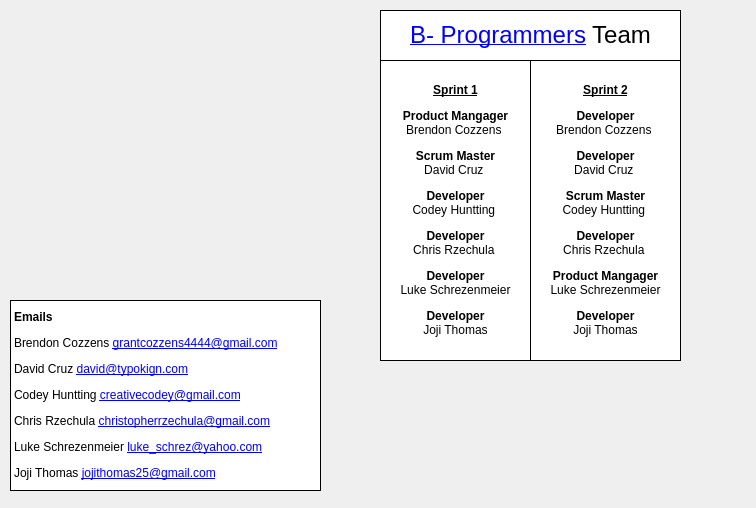
<?xml version="1.0" encoding="UTF-8"?>
<ui version="4.0">
 <class>AboutUs</class>
 <widget class="QDialog" name="AboutUs">
  <property name="geometry">
   <rect>
    <x>0</x>
    <y>0</y>
    <width>756</width>
    <height>508</height>
   </rect>
  </property>
  <property name="font">
   <font>
    <pointsize>9</pointsize>
    <weight>50</weight>
    <bold>false</bold>
   </font>
  </property>
  <property name="windowTitle">
   <string>About Us</string>
  </property>
  <property name="windowIcon">
   <iconset resource="global.qrc">
    <normaloff>:/resources/global/icons/logo.png</normaloff>:/resources/global/icons/logo.png</iconset>
  </property>
  <property name="styleSheet">
   <string notr="true"/>
  </property>
  <widget class="QLabel" name="TeamLabel">
   <property name="geometry">
    <rect>
     <x>380</x>
     <y>10</y>
     <width>301</width>
     <height>51</height>
    </rect>
   </property>
   <property name="font">
    <font>
     <pointsize>18</pointsize>
    </font>
   </property>
   <property name="styleSheet">
    <string notr="true">color: black;
background: white</string>
   </property>
   <property name="frameShape">
    <enum>QFrame::Box</enum>
   </property>
   <property name="text">
    <string>&lt;html&gt;&lt;head/&gt;&lt;body&gt;&lt;p&gt;&lt;a href=&quot;https://github.com/B-Minus-Programmers&quot;&gt;&lt;span style=&quot; text-decoration: underline; color:#0000ff;&quot;&gt;B- Programmers&lt;/span&gt;&lt;/a&gt;&lt;a href=&quot;https://github.com/B-Minus-Programmers&quot;&gt;&lt;span style=&quot; color:#0000ff;&quot;/&gt;&lt;/a&gt; Team&lt;/p&gt;&lt;/body&gt;&lt;/html&gt;</string>
   </property>
   <property name="alignment">
    <set>Qt::AlignCenter</set>
   </property>
   <property name="margin">
    <number>5</number>
   </property>
   <property name="openExternalLinks">
    <bool>true</bool>
   </property>
   <property name="textInteractionFlags">
    <set>Qt::LinksAccessibleByMouse|Qt::TextSelectableByMouse</set>
   </property>
  </widget>
  <widget class="QLabel" name="LogoLabel">
   <property name="geometry">
    <rect>
     <x>30</x>
     <y>30</y>
     <width>251</width>
     <height>261</height>
    </rect>
   </property>
   <property name="styleSheet">
    <string notr="true"/>
   </property>
   <property name="text">
    <string/>
   </property>
   <property name="pixmap">
    <pixmap resource="global.qrc">:/resources/global/icons/giantlogo.png</pixmap>
   </property>
   <property name="openExternalLinks">
    <bool>true</bool>
   </property>
  </widget>
  <widget class="QLabel" name="Sprint1Label">
   <property name="geometry">
    <rect>
     <x>380</x>
     <y>60</y>
     <width>151</width>
     <height>301</height>
    </rect>
   </property>
   <property name="font">
    <font>
     <pointsize>9</pointsize>
    </font>
   </property>
   <property name="styleSheet">
    <string notr="true">color: black;
background: white</string>
   </property>
   <property name="frameShape">
    <enum>QFrame::Box</enum>
   </property>
   <property name="text">
    <string>&lt;html&gt;&lt;head/&gt;&lt;body&gt;&lt;p&gt;&lt;span style=&quot; font-weight:600; text-decoration: underline;&quot;&gt;Sprint 1&lt;/span&gt;&lt;/p&gt;&lt;p&gt;&lt;span style=&quot; font-weight:600;&quot;&gt;Product Mangager&lt;/span&gt;&lt;br/&gt;Brendon Cozzens &lt;/p&gt;&lt;p&gt;&lt;span style=&quot; font-weight:600;&quot;&gt;Scrum Master&lt;/span&gt;&lt;br/&gt;David Cruz &lt;/p&gt;&lt;p&gt;&lt;span style=&quot; font-weight:600;&quot;&gt;Developer&lt;/span&gt;&lt;br/&gt;Codey Huntting &lt;/p&gt;&lt;p&gt;&lt;span style=&quot; font-weight:600;&quot;&gt;Developer&lt;/span&gt;&lt;br/&gt;Chris Rzechula &lt;/p&gt;&lt;p&gt;&lt;span style=&quot; font-weight:600;&quot;&gt;Developer&lt;/span&gt;&lt;br/&gt;Luke Schrezenmeier&lt;/p&gt;&lt;p&gt;&lt;span style=&quot; font-weight:600;&quot;&gt;Developer&lt;/span&gt;&lt;br/&gt;Joji Thomas&lt;/p&gt;&lt;/body&gt;&lt;/html&gt;</string>
   </property>
   <property name="alignment">
    <set>Qt::AlignCenter</set>
   </property>
   <property name="margin">
    <number>5</number>
   </property>
   <property name="textInteractionFlags">
    <set>Qt::LinksAccessibleByMouse|Qt::TextSelectableByMouse</set>
   </property>
  </widget>
  <widget class="QLabel" name="Sprint2Label">
   <property name="geometry">
    <rect>
     <x>530</x>
     <y>60</y>
     <width>151</width>
     <height>301</height>
    </rect>
   </property>
   <property name="font">
    <font>
     <pointsize>9</pointsize>
    </font>
   </property>
   <property name="styleSheet">
    <string notr="true">color: black;
background: white</string>
   </property>
   <property name="frameShape">
    <enum>QFrame::Box</enum>
   </property>
   <property name="text">
    <string>&lt;html&gt;&lt;head/&gt;&lt;body&gt;&lt;p&gt;&lt;span style=&quot; font-weight:600; text-decoration: underline;&quot;&gt;Sprint 2&lt;/span&gt;&lt;/p&gt;&lt;p&gt;&lt;span style=&quot; font-weight:600;&quot;&gt;Developer&lt;/span&gt;&lt;br/&gt;Brendon Cozzens &lt;/p&gt;&lt;p&gt;&lt;span style=&quot; font-weight:600;&quot;&gt;Developer&lt;/span&gt;&lt;br/&gt;David Cruz &lt;/p&gt;&lt;p&gt;&lt;span style=&quot; font-weight:600;&quot;&gt;Scrum Master&lt;/span&gt;&lt;br/&gt;Codey Huntting &lt;/p&gt;&lt;p&gt;&lt;span style=&quot; font-weight:600;&quot;&gt;Developer&lt;/span&gt;&lt;br/&gt;Chris Rzechula &lt;/p&gt;&lt;p&gt;&lt;span style=&quot; font-weight:600;&quot;&gt;Product Mangager&lt;/span&gt;&lt;br/&gt;Luke Schrezenmeier&lt;/p&gt;&lt;p&gt;&lt;span style=&quot; font-weight:600;&quot;&gt;Developer&lt;/span&gt;&lt;br/&gt;Joji Thomas&lt;/p&gt;&lt;/body&gt;&lt;/html&gt;</string>
   </property>
   <property name="alignment">
    <set>Qt::AlignCenter</set>
   </property>
   <property name="margin">
    <number>5</number>
   </property>
   <property name="textInteractionFlags">
    <set>Qt::LinksAccessibleByMouse|Qt::TextSelectableByMouse</set>
   </property>
  </widget>
  <widget class="QLabel" name="label">
   <property name="geometry">
    <rect>
     <x>10</x>
     <y>300</y>
     <width>311</width>
     <height>191</height>
    </rect>
   </property>
   <property name="styleSheet">
    <string notr="true">background: white</string>
   </property>
   <property name="frameShape">
    <enum>QFrame::Box</enum>
   </property>
   <property name="text">
    <string>&lt;html&gt;&lt;head/&gt;&lt;body&gt;&lt;p&gt;&lt;span style=&quot; font-weight:600;&quot;&gt;Emails&lt;/span&gt;&lt;/p&gt;&lt;p&gt;Brendon Cozzens &lt;a href=&quot;mailto:grantcozzens4444@gmail.com&quot;&gt;&lt;span style=&quot; text-decoration: underline; color:#0000ff;&quot;&gt;grantcozzens4444@gmail.com&lt;/span&gt;&lt;/a&gt;&lt;/p&gt;&lt;p&gt;David Cruz &lt;a href=&quot;mailto:david@typokign.com&quot;&gt;&lt;span style=&quot; text-decoration: underline; color:#0000ff;&quot;&gt;david@typokign.com&lt;/span&gt;&lt;/a&gt;&lt;/p&gt;&lt;p&gt;Codey Huntting &lt;a href=&quot;mailto:creativecodey@gmail.com&quot;&gt;&lt;span style=&quot; text-decoration: underline; color:#0000ff;&quot;&gt;creativecodey@gmail.com&lt;/span&gt;&lt;/a&gt;&lt;/p&gt;&lt;p&gt;Chris Rzechula &lt;a href=&quot;mailto:christopherrzechula@gmail.com&quot;&gt;&lt;span style=&quot; text-decoration: underline; color:#0000ff;&quot;&gt;christopherrzechula@gmail.com&lt;/span&gt;&lt;/a&gt;&lt;/p&gt;&lt;p&gt;Luke Schrezenmeier &lt;a href=&quot;mailto:luke_schrez@yahoo.com&quot;&gt;&lt;span style=&quot; text-decoration: underline; color:#0000ff;&quot;&gt;luke_schrez@yahoo.com&lt;/span&gt;&lt;/a&gt;&lt;/p&gt;&lt;p&gt;Joji Thomas &lt;a href=&quot;mailto:jojithomas25@gmail.com&quot;&gt;&lt;span style=&quot; text-decoration: underline; color:#0000ff;&quot;&gt;jojithomas25@gmail.com&lt;/span&gt;&lt;/a&gt;&lt;/p&gt;&lt;/body&gt;&lt;/html&gt;</string>
   </property>
   <property name="margin">
    <number>5</number>
   </property>
   <property name="textInteractionFlags">
    <set>Qt::LinksAccessibleByMouse|Qt::TextSelectableByMouse</set>
   </property>
  </widget>
 </widget>
 <resources>
  <include location="global.qrc"/>
 </resources>
 <connections/>
</ui>
